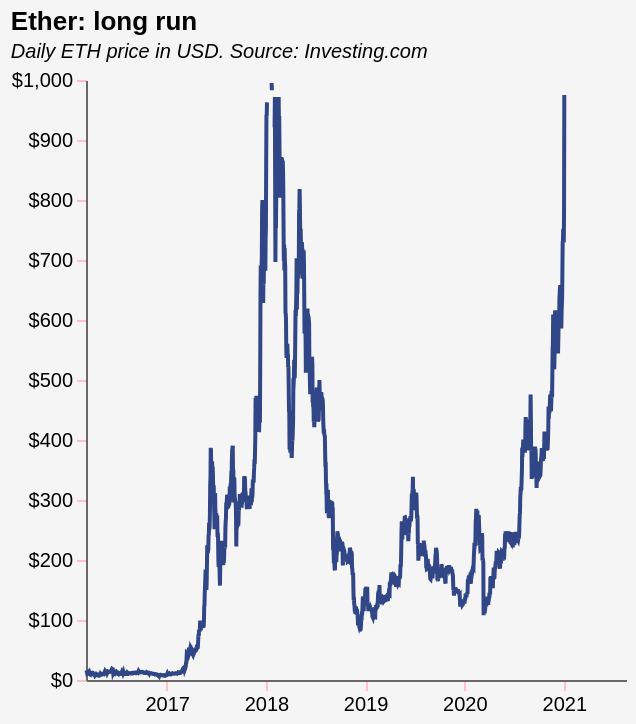

Describe this chart as a Vega-Lite specification.
### Vega-Lite specification from a JSON file in a GitHub repository (floating-point values rounded to 4 significant figures; data arrays with more than 128 entries replaced by an {"elided": "..."} marker saying what was removed)
{"$schema": "https://vega.github.io/schema/vega-lite/v5.json", "title": {"text": "Ether: long run", "subtitle": "Daily ETH price in USD. Source: Investing.com", "subtitleFontStyle": "italic", "subtitleFontSize": 10, "anchor": "start", "color": "black", "subtitleColor": "black"}, "config": {"background": "whitesmoke", "view": {"stroke": "transparent"}}, "width": 270, "height": 300, "data": {"values": {"elided": "1988 records"}, "format": {"parse": {"Date": "date"}}}, "mark": {"type": "line", "point": false, "interpolate": "linear", "color": "#314686"}, "transform": [{"calculate": "year(datum.Date)", "as": "year"}, {"filter": "datum.year>=minYear"}, {"filter": "datum.year<=maxYear"}], "params": [{"name": "minYear", "value": 2016, "bind": {"input": "range", "min": 2016, "max": 2021, "step": 1, "name": "Start year:"}}, {"name": "maxYear", "value": 2021, "bind": {"input": "range", "min": 2016, "max": 2021, "step": 1, "name": "End year:"}}], "encoding": {"x": {"field": "Date", "type": "temporal", "axis": {"title": null, "grid": false, "labelSeparation": 10, "domainColor": "dimgrey", "labelColor": "black", "tickColor": "pink", "gridColor": "dimgrey"}}, "y": {"field": "Price", "type": "quantitative", "title": "", "axis": {"grid": false, "domainColor": "dimgrey", "labelColor": "black", "tickColor": "pink", "gridColor": "dimgrey", "format": "$,.5"}}}}
